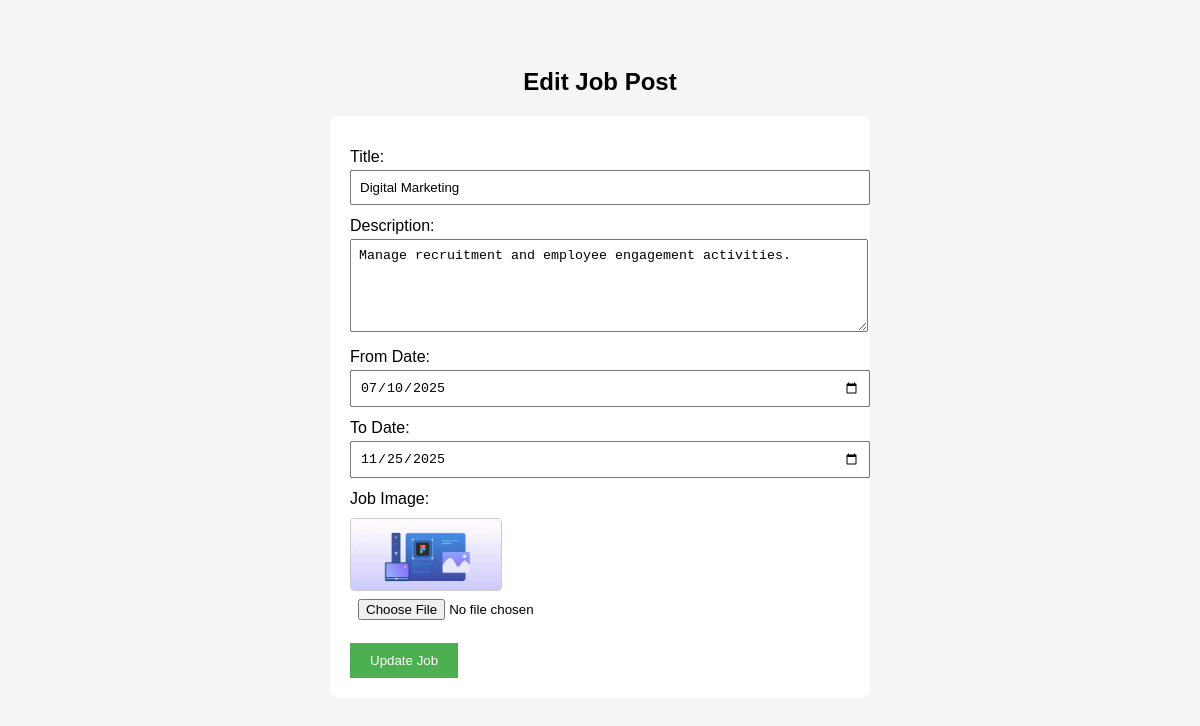
The app's page /edit_jobs.php?id=3 with its own data.
### tables this page shows
CREATE TABLE IF NOT EXISTS `jobs` (
  `job_id` int NOT NULL AUTO_INCREMENT,
  `title` varchar(255) DEFAULT NULL,
  `description` text,
  `posted_date` date NOT NULL DEFAULT (curdate()),
  `from_date` date DEFAULT NULL,
  `to_date` date DEFAULT NULL,
  `image` varchar(255) DEFAULT NULL,
  PRIMARY KEY (`job_id`)
);

### edit_jobs.php (the view, shortened to what this page needs)
<?php
$conn = new mysqli("localhost", "root", "", "company_db");
$id = intval($_GET['id']);
$result = $conn->query("SELECT * FROM jobs WHERE job_id = $id");
$job = $result->fetch_assoc();
?>
<!DOCTYPE html>
<html lang="en">
<head>
</head>
<body>
<h2 style="text-align:center;">Edit Job Post</h2>
<form method="POST" enctype="multipart/form-data" novalidate>
  <label>Title:</label>
  <input type="text" name="title" value="<?= htmlspecialchars($job['title']) ?>" required>
  <label>Description:</label>
  <textarea name="description" rows="5" required><?= htmlspecialchars($job['description']) ?></textarea>
  <label>From Date:</label>
  <input type="date" name="from_date" value="<?= htmlspecialchars($job['from_date']) ?>" required>
  <label>To Date:</label>
  <input type="date" name="to_date" value="<?= htmlspecialchars($job['to_date']) ?>" required>
  <label>Job Image:</label>
  <?php if (!empty($job['image'])): ?>
    <img src="uploads/<?= htmlspecialchars($job['image']) ?>" alt="Job Image" class="preview">
  <?php endif; ?>
  <input type="file" name="image" accept="image/*">
  <button type="submit">Update Job</button>
</form>
</body>
</html>

### edit_jobs.php (style rules this page uses)
body { font-family: Arial, sans-serif; background: #f5f5f5; padding: 40px; }
form { background: #fff; padding: 20px; max-width: 500px; margin: auto; border-radius: 8px; }
label { display: block; margin: 12px 0 4px; }
input[type="text"], textarea, input[type="date"], input[type="file"] { width: 100%; padding: 8px; }
button { background: #4CAF50; color: #fff; border: none; padding: 10px 20px; margin-top: 15px; cursor: pointer; }
img.preview { max-width: 150px; margin-top: 10px; display: block; border: 1px solid #ccc; border-radius: 4px; }

### records on screen
jobs: title "Digital Marketing", description "Manage recruitment and employee engagement activities.", from_date "07/10/2025", to_date "11/25/2025", image (picture)
